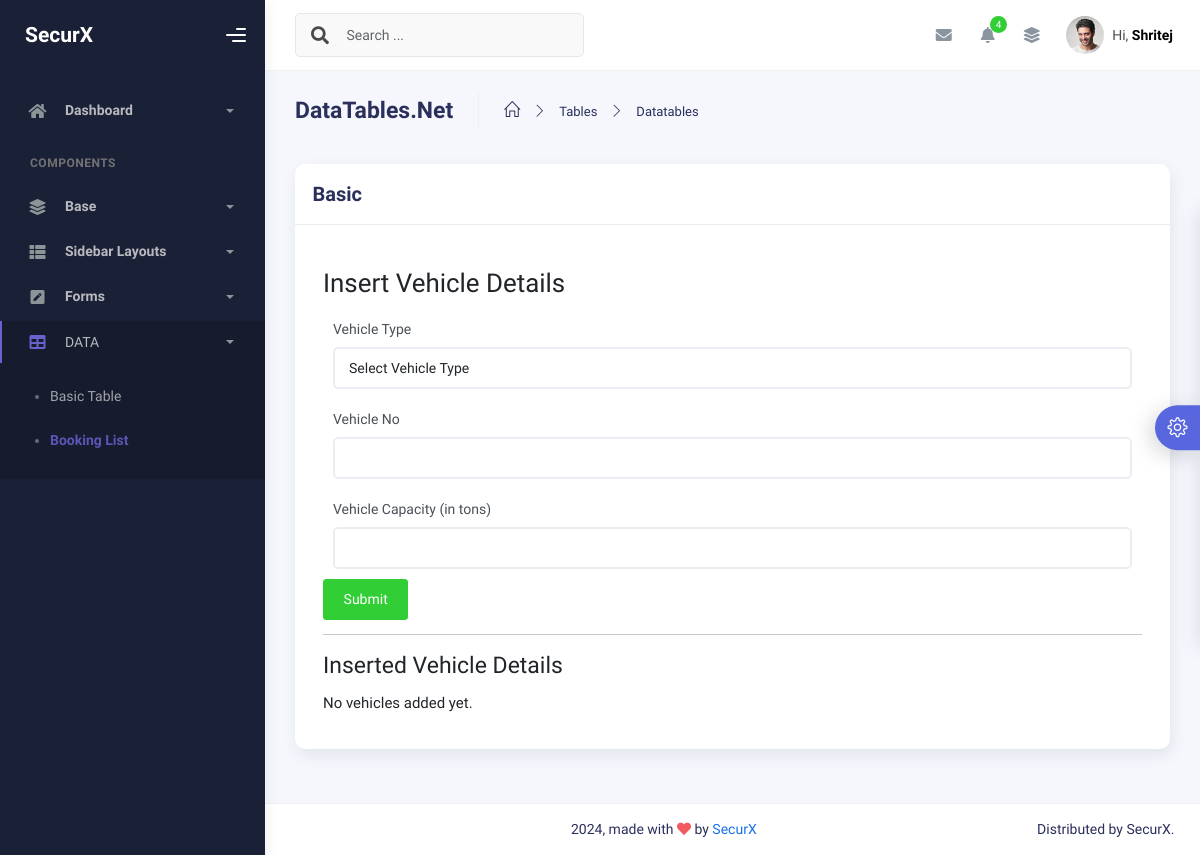
/forms/addvehicle.php, run on an earlier commit of the app's database.
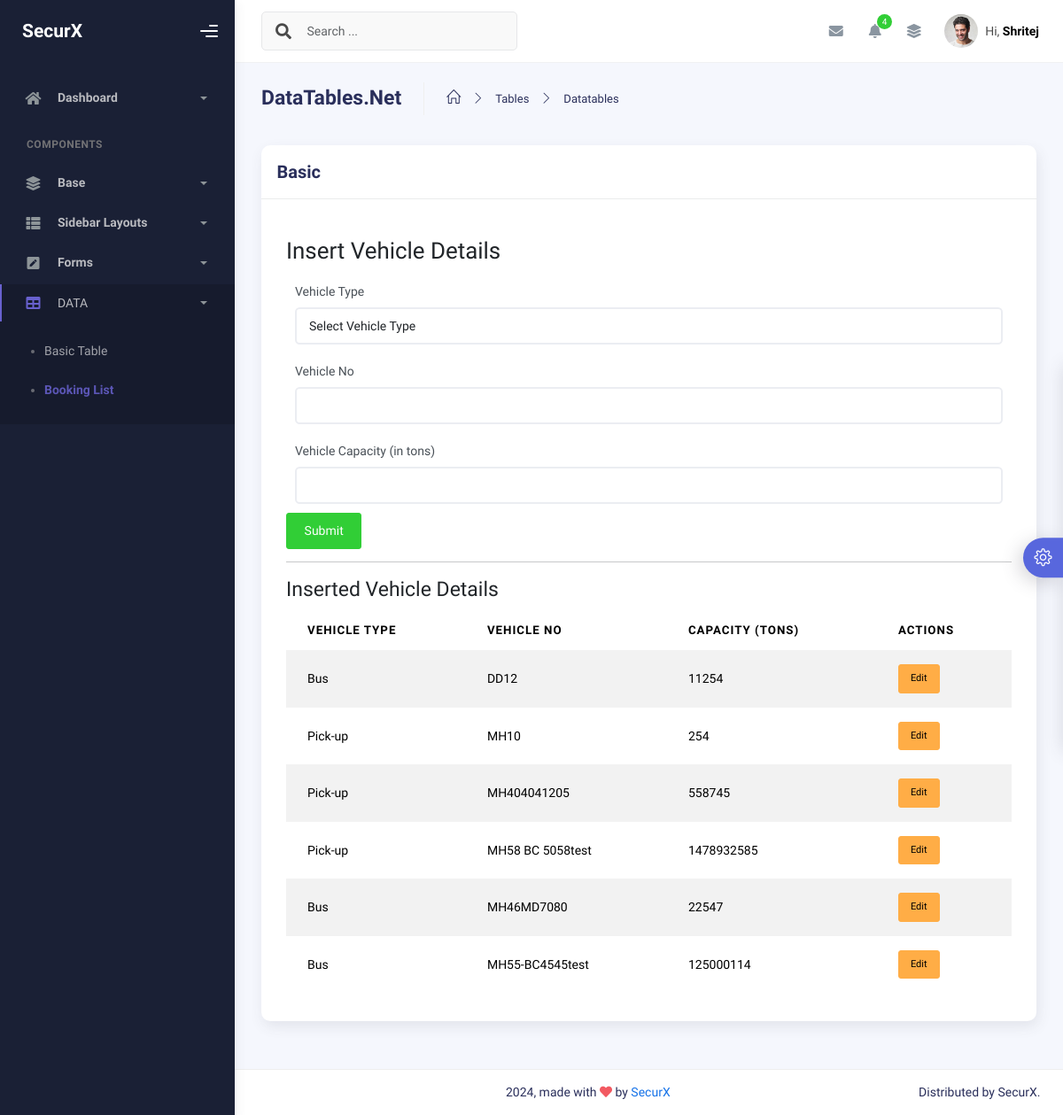
And on a later commit of the database.
### tables this page shows
CREATE TABLE `vehicles` (
  `id` int(11) NOT NULL,
  `vehicle_type` varchar(50) NOT NULL,
  `vehicle_no` varchar(20) NOT NULL,
  `capacity` int(11) NOT NULL
);

### forms/addvehicle.php (the view, shortened to what the changed rows need)
<?php
include '../db_connect.php';
$edit_data = null;
?>
<!DOCTYPE html>
<html lang="en">
  <head>
    <link rel="stylesheet" href="../assets/css/bootstrap.min.css" />
    <link rel="stylesheet" href="../assets/css/plugins.min.css" />
    <link rel="stylesheet" href="../assets/css/kaiadmin.min.css" />
    <link rel="stylesheet" href="../assets/css/demo.css" />
  </head>
  <body>
    <div class="wrapper">
      <div class="main-panel">
        <div class="container">
          <div class="page-inner">
            <div class="row">
              <div class="col-md-12">
                <div class="card">
                  <div class="card-body">
                    <div class="container mt-4">
    <h2><?php echo isset($edit_data) ? "Edit Vehicle Details" : "Insert Vehicle Details"; ?></h2>
    <form action="addvehicle.php" method="POST">
        <div class="form-group">
        </div>
        <div class="form-group">
        </div>
        <div class="form-group">
        </div>
        <button type="submit" class="btn btn-success"><?php echo isset($edit_data) ? "Update" : "Submit"; ?></button>
    </form>
    <hr>
    <h3>Inserted Vehicle Details</h3>
   <?php
try {
    $stmt = $conn->query("SELECT * FROM vehicles ORDER BY id DESC");
    $rows = $stmt->fetchAll(PDO::FETCH_ASSOC);
    if (count($rows) > 0): ?>
        <table class="table table-striped">
            <thead>
                <tr>
                    <th>Vehicle Type</th>
                    <th>Vehicle No</th>
                    <th>Capacity (tons)</th>
                    <th>Actions</th>
                </tr>
            </thead>
            <tbody>
                <?php foreach ($rows as $row): ?>
                    <tr>
                        <td><?php echo htmlspecialchars($row['vehicle_type']); ?></td>
                        <td><?php echo htmlspecialchars($row['vehicle_no']); ?></td>
                        <td><?php echo htmlspecialchars($row['capacity']); ?></td>
                        <td>
                            <a href="addvehicle.php?edit=<?php echo htmlspecialchars($row['id']); ?>" class="btn btn-warning btn-sm">Edit</a>
                        </td>
                    </tr>
                <?php endforeach; ?>
            </tbody>
        </table>
    <?php else: ?>
        <p>No vehicles added yet.</p>
    <?php endif;
} catch (PDOException $e) {
    echo "Error: " . $e->getMessage();
}
?>
</div>
                  </div>
                </div>
              </div>
            </div>
          </div>
        </div>
      </div>
    </div>
  </body>
</html>

What changed in the data, as far as the page shows it:
added vehicles: vehicle_type "Bus", vehicle_no "DD12", capacity "11254"
added vehicles: vehicle_type "Pick-up", vehicle_no "MH10", capacity "254"
added vehicles: vehicle_type "Pick-up", vehicle_no "MH404041205", capacity "558745"
added vehicles: vehicle_type "Pick-up", vehicle_no "MH58 BC 5058test", capacity "1478932585"
added vehicles: vehicle_type "Bus", vehicle_no "MH46MD7080", capacity "22547"
added vehicles: vehicle_type "Bus", vehicle_no "MH55-BC4545test", capacity "125000114"
Also different on the page:
text no longer shown: "No vehicles added yet."
text now shown: "VEHICLE TYPE VEHICLE NO CAPACITY (TONS) ACTIONS"
